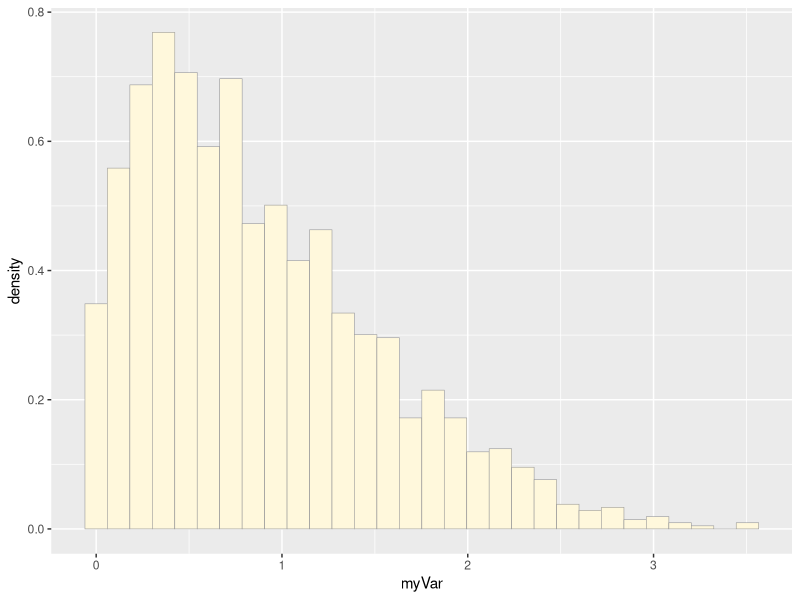
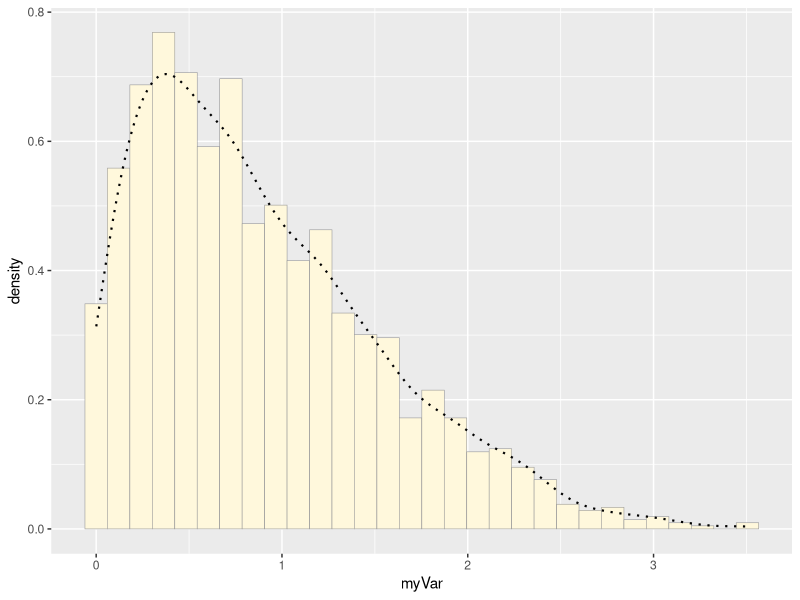
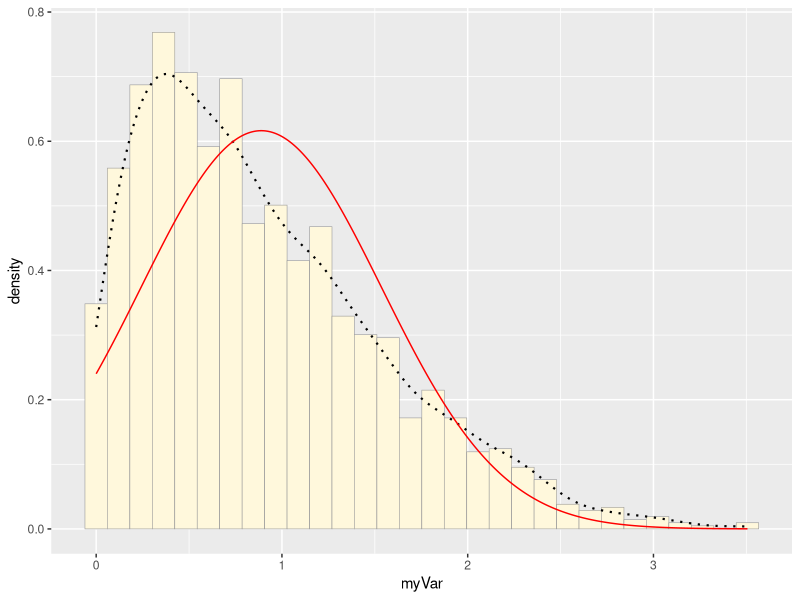
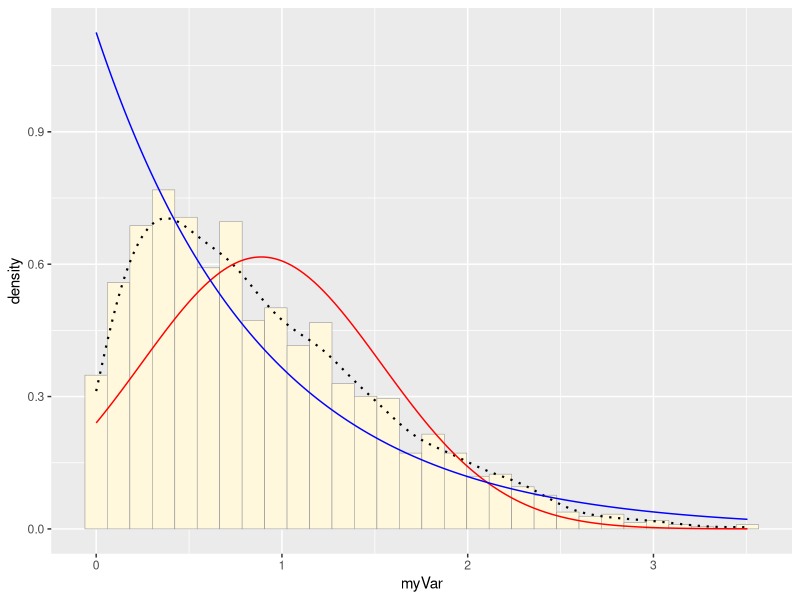
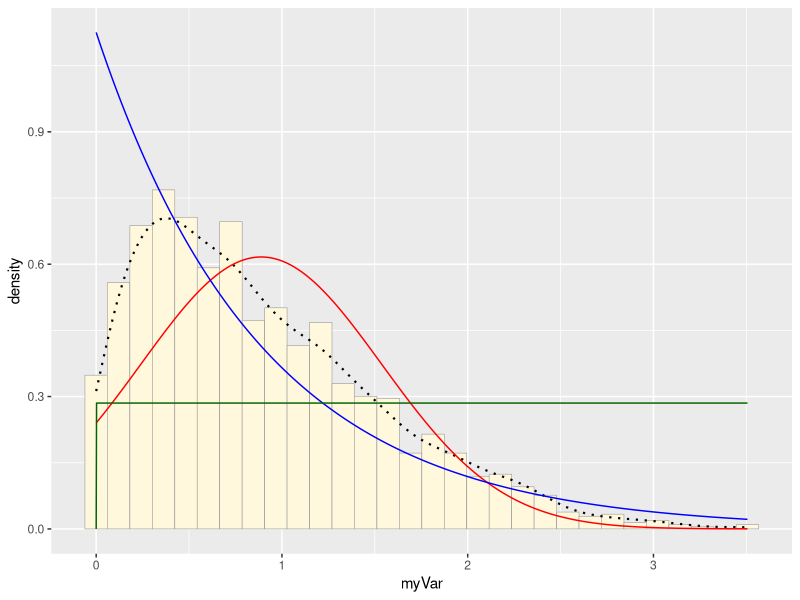
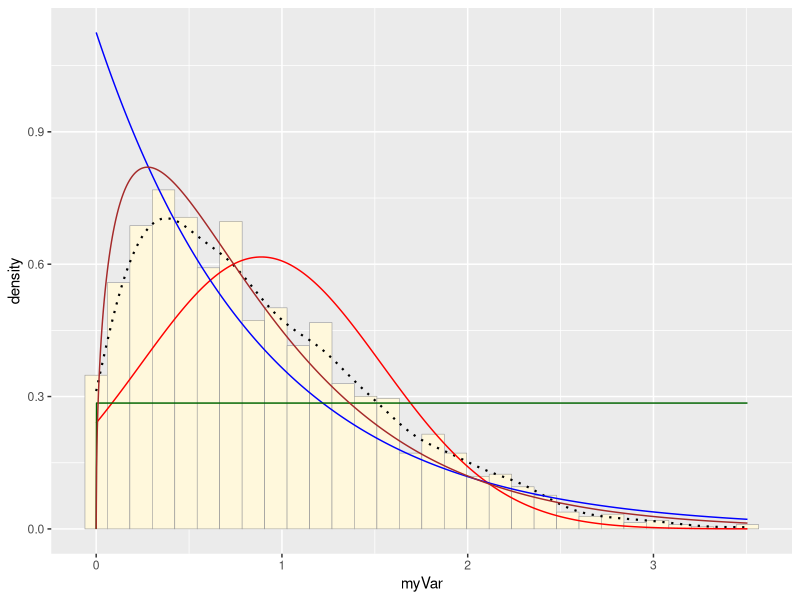
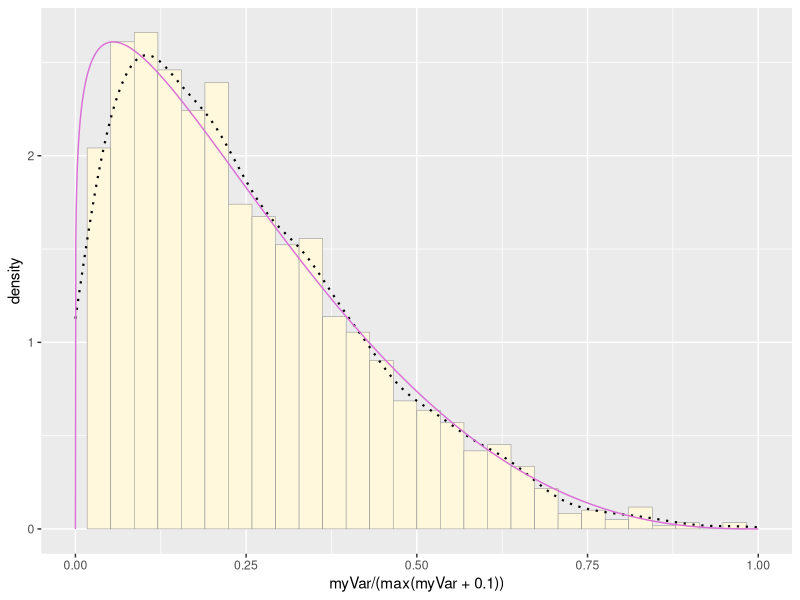
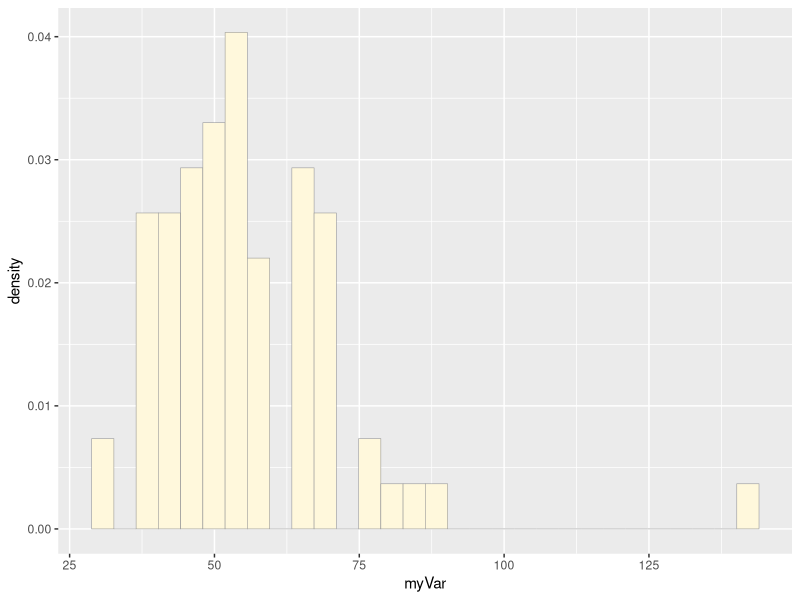

Write R code to recreate these figures, in order.
## ---- chunk 1
knitr::opts_chunk$set(echo = TRUE)
## ---- chunk 2
#open libraries
library(ggplot2) # for graphics
library(MASS) # for maximum likelihood estimation

# quick and dirty, a truncated normal distribution to work on the solution set

#read in data vector
z <- rnorm(n=3000,mean=0.2)
z <- data.frame(1:3000,z)
names(z) <- list("ID","myVar")
z <- z[z$myVar>0,]
str(z)
summary(z$myVar)

#histogram
p1 <- ggplot(data=z, aes(x=myVar, y=..density..)) +
  geom_histogram(color="grey60",fill="cornsilk",size=0.2)
print(p1)

#empirical density curve
p1 <-  p1 +  geom_density(linetype="dotted",size=0.75)
print(p1)

#maximum likelihood parameters
normPars <- fitdistr(z$myVar,"normal")
print(normPars)
str(normPars)
normPars$estimate["mean"] # note structure of getting a named attribute


#normal
meanML <- normPars$estimate["mean"]
sdML <- normPars$estimate["sd"]

xval <- seq(0,max(z$myVar),len=length(z$myVar))

stat <- stat_function(aes(x = xval, y = ..y..), fun = dnorm, colour="red", n = length(z$myVar), args = list(mean = meanML, sd = sdML))
p1 + stat

#exponential
expoPars <- fitdistr(z$myVar,"exponential")
rateML <- expoPars$estimate["rate"]

stat2 <- stat_function(aes(x = xval, y = ..y..), fun = dexp, colour="blue", n = length(z$myVar), args = list(rate=rateML))
p1 + stat + stat2

#uniform
stat3 <- stat_function(aes(x = xval, y = ..y..), fun = dunif, colour="darkgreen", n = length(z$myVar), args = list(min=min(z$myVar), max=max(z$myVar)))
p1 + stat + stat2 + stat3

#gamma
gammaPars <- fitdistr(z$myVar,"gamma")
shapeML <- gammaPars$estimate["shape"]
rateML <- gammaPars$estimate["rate"]

stat4 <- stat_function(aes(x = xval, y = ..y..), fun = dgamma, colour="brown", n = length(z$myVar), args = list(shape=shapeML, rate=rateML))
p1 + stat + stat2 + stat3 + stat4


#beta
pSpecial <- ggplot(data=z, aes(x=myVar/(max(myVar + 0.1)), y=..density..)) +
  geom_histogram(color="grey60",fill="cornsilk",size=0.2) +
  xlim(c(0,1)) +
  geom_density(size=0.75,linetype="dotted")

betaPars <- fitdistr(x=z$myVar/max(z$myVar + 0.1),start=list(shape1=1,shape2=2),"beta")
shape1ML <- betaPars$estimate["shape1"]
shape2ML <- betaPars$estimate["shape2"]

statSpecial <- stat_function(aes(x = xval, y = ..y..), fun = dbeta, colour="orchid", n = length(z$myVar), args = list(shape1=shape1ML,shape2=shape2ML))
pSpecial + statSpecial
## ---- chunk 3
z <- read.csv("kbsampledata.csv", header=TRUE,sep=",")
names(z) <- list("ID","myVar")
z <- z[z$myVar>0,]
str(z)
summary(z)

#histogram
p1 <- ggplot(data=z, aes(x=myVar, y=..density..)) +
  geom_histogram(color="grey60",fill="cornsilk",size=0.2)
print(p1)

#empirical density curve
p1 <-  p1 +  geom_density(linetype="dotted",size=0.75)
print(p1)

#maximum likelihood parameters
normPars <- fitdistr(z$myVar,"normal")
print(normPars)
str(normPars)
normPars$estimate["mean"] # note structure of getting a named attribute


#normal
meanML <- normPars$estimate["mean"]
sdML <- normPars$estimate["sd"]

xval <- seq(0,max(z$myVar),len=length(z$myVar))

stat <- stat_function(aes(x = xval, y = ..y..), fun = dnorm, colour="red", n = length(z$myVar), args = list(mean = meanML, sd = sdML))
p1 + stat

#exponential
expoPars <- fitdistr(z$myVar,"exponential")
rateML <- expoPars$estimate["rate"]

stat2 <- stat_function(aes(x = xval, y = ..y..), fun = dexp, colour="blue", n = length(z$myVar), args = list(rate=rateML))
p1 + stat + stat2

#uniform
stat3 <- stat_function(aes(x = xval, y = ..y..), fun = dunif, colour="darkgreen", n = length(z$myVar), args = list(min=min(z$myVar), max=max(z$myVar)))
p1 + stat + stat2 + stat3

#gamma
gammaPars <- fitdistr(z$myVar,"gamma")
shapeML <- gammaPars$estimate["shape"]
rateML <- gammaPars$estimate["rate"]

stat4 <- stat_function(aes(x = xval, y = ..y..), fun = dgamma, colour="brown", n = length(z$myVar), args = list(shape=shapeML, rate=rateML))
p1 + stat + stat2 + stat3 + stat4

#beta
pSpecial <- ggplot(data=z, aes(x=myVar/(max(myVar + 0.1)), y=..density..)) +
  geom_histogram(color="grey60",fill="cornsilk",size=0.2) +
  xlim(c(0,1)) +
  geom_density(size=0.75,linetype="dotted")

betaPars <- fitdistr(x=z$myVar/max(z$myVar + 0.1),start=list(shape1=1,shape2=2),"beta")
shape1ML <- betaPars$estimate["shape1"]
shape2ML <- betaPars$estimate["shape2"]

statSpecial <- stat_function(aes(x = xval, y = ..y..), fun = dbeta, colour="orchid", n = length(z$myVar), args = list(shape1=shape1ML,shape2=shape2ML))
pSpecial + statSpecial
## ---- chunk 4
mean <- 55.326901
sd <- 16.212602
shape <- (mean^2)/sd
scale <- sd/mean
## ---- chunk 5
z <- rgamma(n=71,shape=shape, scale=scale)
z <- data.frame(1:71,z)
names(z) <- list("ID","myVar")
z <- z[z$myVar>0,]
str(z)
summary(z$myVar)
## ---- chunk 6
p1 <- ggplot(data=z, aes(x=myVar, y=..density..)) +
  geom_histogram(color="grey60",fill="cornsilk",size=0.2)
print(p1)
## ---- chunk 7
stat4 <- stat_function(aes(x = xval, y = ..y..), fun = dgamma, colour="brown", n = length(z$myVar), args = list(shape=shape, rate=(1/scale)))
p1 + stat4
## ---- chunk 8
z <- read.csv("kbsampledata.csv", header=TRUE,sep=",")
names(z) <- list("ID","myVar")
z <- z[z$myVar>0,]
str(z)
summary(z)

#histogram
p1 <- ggplot(data=z, aes(x=myVar, y=..density..)) +
  geom_histogram(color="grey60",fill="cornsilk",size=0.2)
print(p1)
## ---- chunk 9
gammaPars <- fitdistr(z$myVar,"gamma")
shapeML <- gammaPars$estimate["shape"]
rateML <- gammaPars$estimate["rate"]

stat4 <- stat_function(aes(x = xval, y = ..y..), fun = dgamma, colour="brown", n = length(z$myVar), args = list(shape=shapeML, rate=rateML))
p1 + stat4
